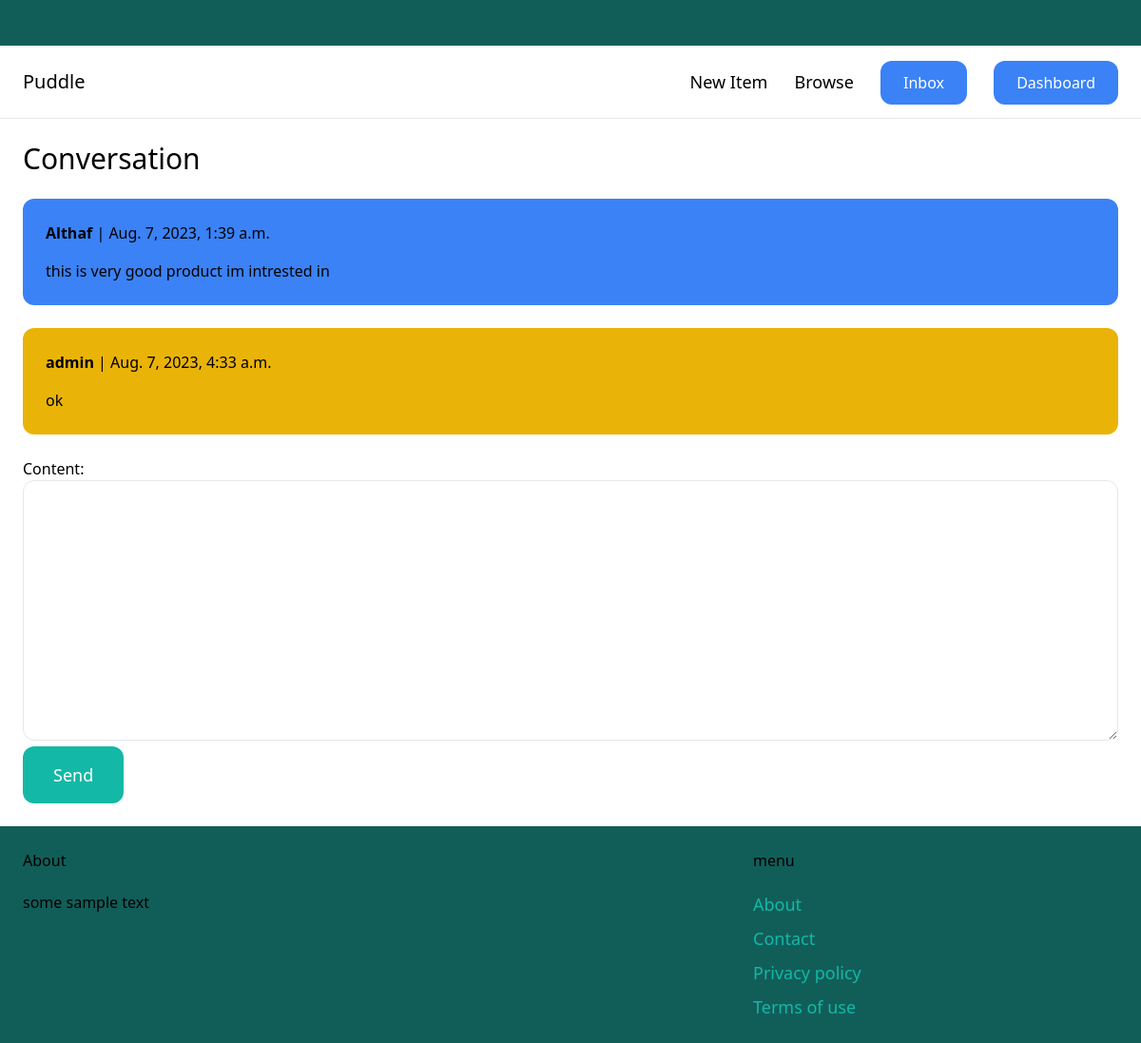
The page /inbox/10/ (signed in) on the database as committed earlier.
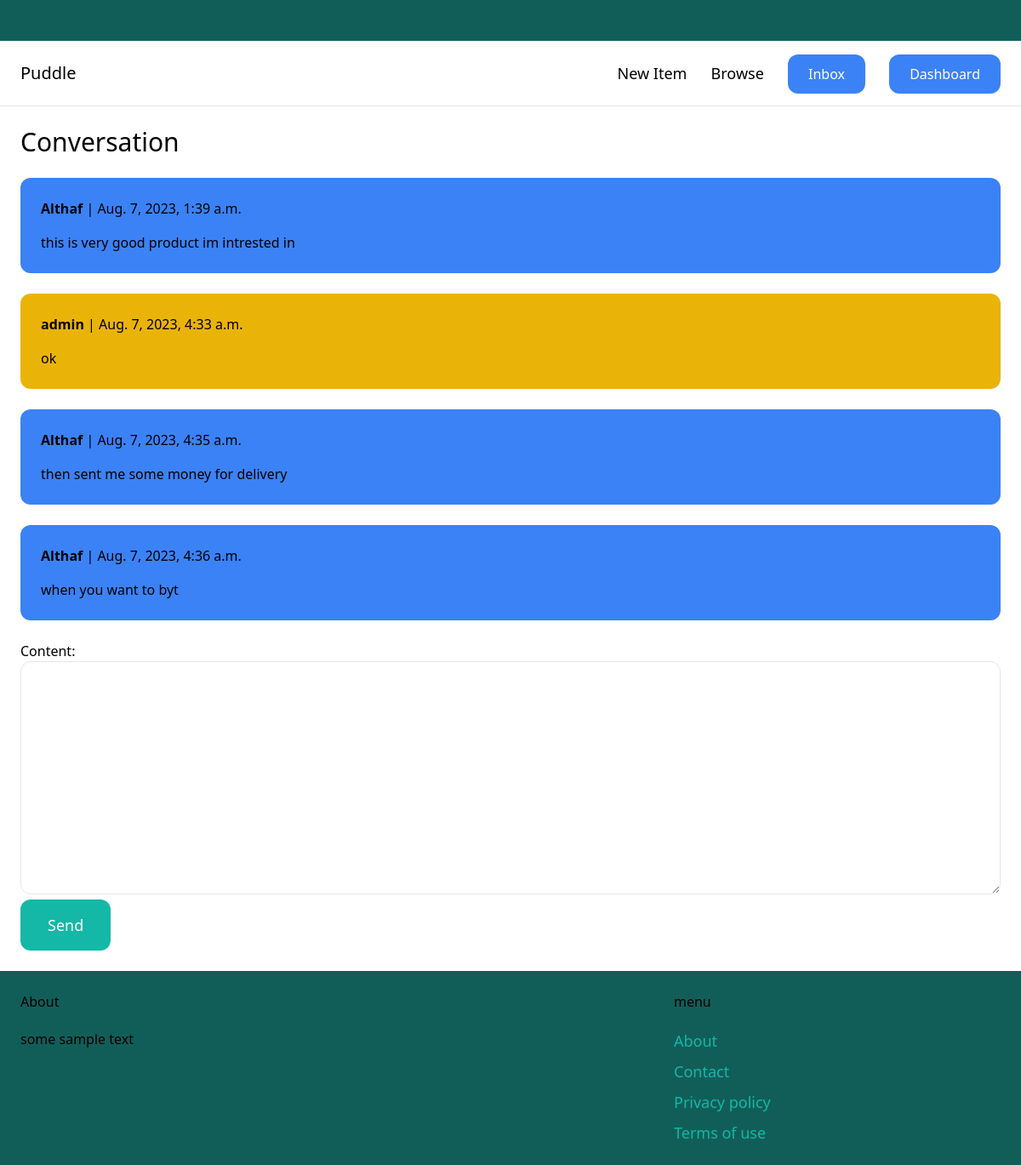
The same page on the database as committed later.
### conversation/models.py (models this page shows)
class ConversationMessage(models.Model):
    conversation = models.ForeignKey(Conversation, related_name="messages", on_delete=models.CASCADE)
    content = models.TextField()
    created_at = models.DateTimeField(auto_now_add=True)
    created_by = models.ForeignKey(User, related_name='created_messages',on_delete=models.CASCADE)

### conversation/views.py (the view)
# urls.py: path('<int:pk>/', views.detail, name='detail'),
@login_required
def detail(request, pk):
    conversation = Conversation.objects.filter(members__in=[request.user.id]).get(pk=pk)
    if request.method == "POST":
        form = ConversationMessageForm(request.POST)
        if form.is_valid():
            conversation_message = form.save(commit=False)
            conversation_message.conversation = conversation
            conversation_message.created_by = request.user
            conversation_message.save()
            conversation.save()
            return redirect('conversation:detail', pk=pk)
    else:
        form = ConversationMessageForm()
    return render(request,'conversation/detail.html',{
        'conversation': conversation,
        'form': form
    })

### conversation/forms.py
class ConversationMessageForm(forms.ModelForm):
    class Meta:
        model = ConversationMessage
        fields = ("content",)
        widgets ={
            "content": forms.Textarea(attrs={
                "class": "w-full py-4 px-6 rounded-xl border",
            }),
        }

### conversation/templates/conversation/detail.html (shortened to what this page needs)
{% extends 'core/base.html' %}
{% block content %}
<h1 class="mb-6 text-3xl">Conversation</h1>
<div class="space-y-6">
    {% for message in conversation.messages.all %}
        <div class="p-6 flex {% if message.created_by == request.user %}bg-blue-500 {% else %} bg-yellow-500 {% endif %}rounded-xl">
            <div>
                <p class="mb-4"><strong>{{ message.created_by.username }}</strong> | {{ message.created_at }}</p>
                <p>{{ message.content }}</p>
            </div>
        </div>
    {% endfor %}
</div>
<form action="." method="post" class="mt-6">
    {{ form.as_p}}
    <button class="py-4 px-8 text-lg bg-teal-500 hover:bg-teal-700 rounded-xl text-white">Send</button>
</form>
{% endblock %}

Rows that differ between the two databases and show on the page:
added ConversationMessage: created_by.username "Althaf", created_at "Aug. 7, 2023, 4:35 a.m.", content "then sent me some money for delivery"
added ConversationMessage: created_by.username "Althaf", created_at "Aug. 7, 2023, 4:36 a.m.", content "when you want to byt"
